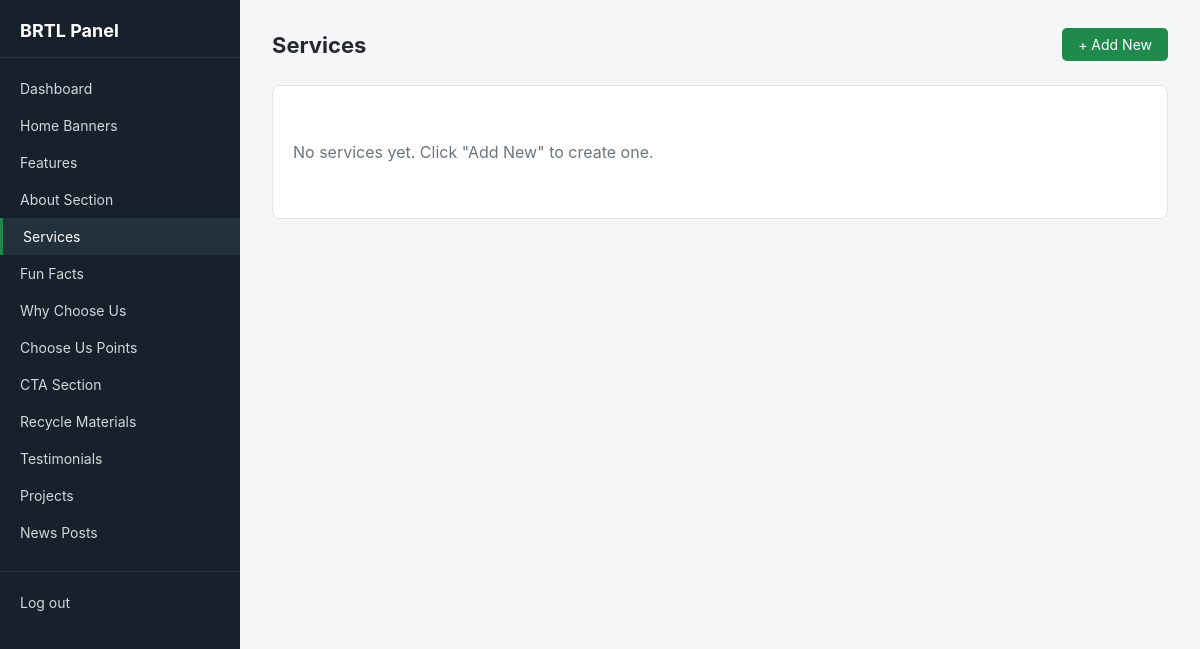
Page /secure/panel/services/ (signed in) on the earlier database version.
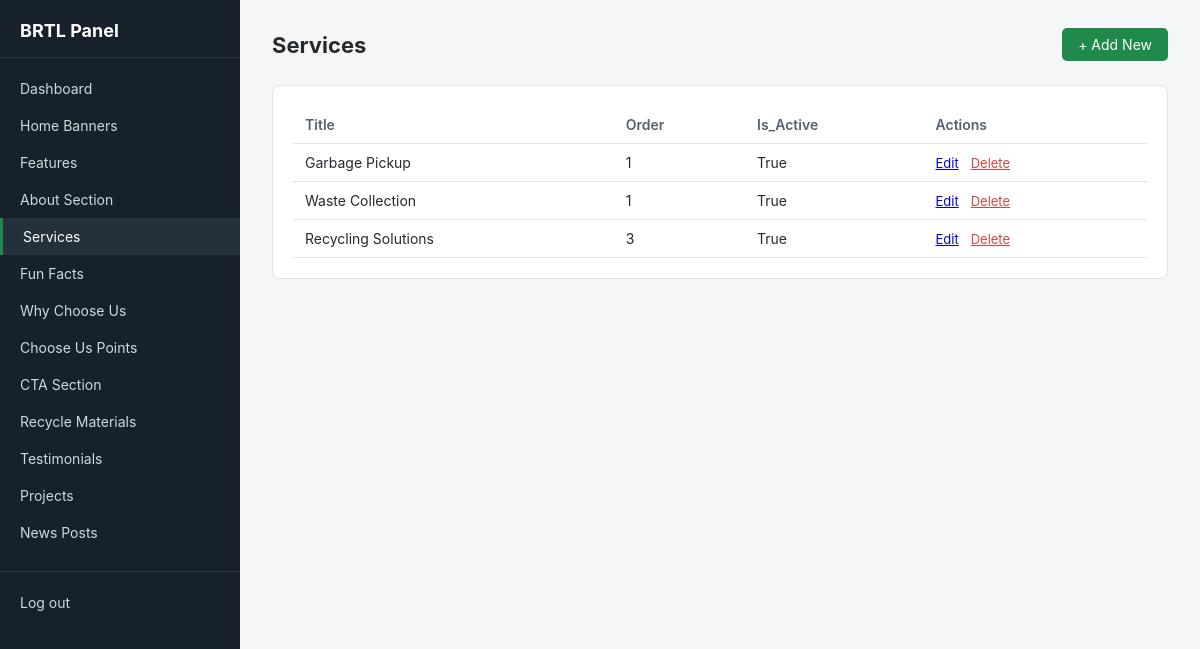
Same page on the later database version.
### core/models.py (models this page shows, shortened)
class Service(models.Model):
    image = models.ImageField(upload_to='services/')
    icon_class = models.CharField(max_length=50, help_text="e.g. icon-12")
    title = models.CharField(max_length=100)
    description = models.TextField()
    link_url = models.CharField(max_length=200, default='/')
    order = models.PositiveIntegerField(default=0)
    is_active = models.BooleanField(default=True)
    class Meta:
        ordering = ['order']

### panel/views.py (the view)
# urls.py: path('panel/<str:model_name>/', views.item_list, name='panel_item_list'),
@staff_required
def item_list(request, model_name):
    t = get_template("panel/item_list.html")
    print("Template origin:", t.origin)
    entry = get_registry_entry(model_name)
    Model = entry['model']
    qs = Model.objects.all()
    if hasattr(Model, 'order'):
        qs = qs.order_by('order')
    else:
        qs = qs.order_by('-id')
    return render(request, 'panel/item_list.html', {
        'items': qs,
        'model_name': model_name,
        'label': entry['label'],
        'list_fields': entry['list_fields'],
    })

### panel/context_processors.py (called while the page is built)
def panel_registry(request):
    return {'registry': MODEL_REGISTRY}

### panel/templatetags/panel_extras.py (called while the page is built)
@register.filter
def get_attr(obj, field_name):
    value = getattr(obj, field_name, '')
    if callable(value):
        value = value()
    return value

### panel/views.py (called while the page is built)
def staff_required(view_func):
    @wraps(view_func)
    @login_required(login_url='panel_login')
    def wrapper(request, *args, **kwargs):
        if not request.user.is_staff:
            return redirect('panel_login')
        return view_func(request, *args, **kwargs)
    return wrapper

def get_registry_entry(model_name):
    entry = MODEL_REGISTRY.get(model_name)
    if not entry:
        raise Http404("Unknown model: %s" % model_name)
    return entry

### panel/templates/panel/item_list.html (shortened to what this page needs)
{% extends 'panel/base_panel.html' %}
{% load panel_extras %}
{% block content %}
<div class="topbar">
    <h1>{{ label }}</h1>
    <a href="{% url 'panel_item_create' model_name=model_name %}" class="btn">+ Add New</a>
</div>
<div class="card">
    {% if items %}
    <table>
        <thead>
            <tr>
                {% for field in list_fields %}
                <th>{{ field|title }}</th>
                {% endfor %}
                <th>Actions</th>
            </tr>
        </thead>
        <tbody>
            {% for item in items %}
            <tr>
                {% for field in list_fields %}
                <td>{{ item|get_attr:field }}</td>
                {% endfor %}
                <td class="actions">
                    <a href="{% url 'panel_item_update' model_name=model_name pk=item.pk %}">Edit</a>
                    <a href="{% url 'panel_item_delete' model_name=model_name pk=item.pk %}" style="color:#d64545;">Delete</a>
                </td>
            </tr>
            {% endfor %}
        </tbody>
    </table>
    {% else %}
    <p class="empty">No {{ label|lower }} yet. Click "Add New" to create one.</p>
    {% endif %}
</div>
{% endblock %}

Differences in the rows shown:
added Service: list_fields "Garbage Pickup" "1" "True"
added Service: list_fields "Waste Collection" "1" "True"
added Service: list_fields "Recycling Solutions" "3" "True"
Other differences:
{{ label|lower }}: "services" → (not shown)
new list line: "Title"
new list line: "Order"
new list line: "Is_Active"
text no longer shown: "No yet. Click \"Add New\" to create one."
text now shown: "Actions"
